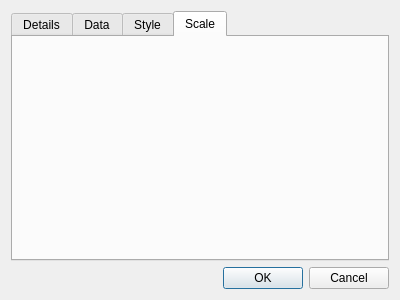
<?xml version="1.0" encoding="UTF-8"?>
<ui version="4.0">
 <class>overviewTrackSettingsDialog</class>
 <widget class="QDialog" name="overviewTrackSettingsDialog">
  <property name="geometry">
   <rect>
    <x>0</x>
    <y>0</y>
    <width>400</width>
    <height>300</height>
   </rect>
  </property>
  <property name="windowTitle">
   <string>Overview track settings</string>
  </property>
  <layout class="QVBoxLayout" name="verticalLayout">
   <item>
    <widget class="QTabWidget" name="overviewTabWidget">
     <property name="currentIndex">
      <number>3</number>
     </property>
     <widget class="QWidget" name="detailsTab">
      <attribute name="title">
       <string>Details</string>
      </attribute>
     </widget>
     <widget class="QWidget" name="dataTab">
      <attribute name="title">
       <string>Data</string>
      </attribute>
      <layout class="QVBoxLayout" name="verticalLayout_3">
       <item>
        <widget class="QWidget" name="dataWidget" native="true">
         <layout class="QGridLayout" name="gridLayout">
          <item row="0" column="0" colspan="3">
           <widget class="QRadioButton" name="plotLongestDataRadioButton">
            <property name="text">
             <string>Plot longest dataset</string>
            </property>
           </widget>
          </item>
          <item row="1" column="0" colspan="2">
           <widget class="QRadioButton" name="plotLongestWellLogRadioButton">
            <property name="text">
             <string>Plot longest well log</string>
            </property>
           </widget>
          </item>
          <item row="2" column="0" colspan="2">
           <widget class="QRadioButton" name="plotLongestOfTypeRadioButton">
            <property name="text">
             <string>Plot longest well log of type</string>
            </property>
           </widget>
          </item>
          <item row="2" column="2">
           <widget class="QComboBox" name="logTypeSelectionComboBox"/>
          </item>
          <item row="3" column="0">
           <widget class="QRadioButton" name="radioButton">
            <property name="text">
             <string>Plot log</string>
            </property>
           </widget>
          </item>
          <item row="3" column="1" colspan="2">
           <widget class="QComboBox" name="logSelectionComboBox"/>
          </item>
         </layout>
        </widget>
       </item>
       <item>
        <spacer name="verticalSpacer">
         <property name="orientation">
          <enum>Qt::Vertical</enum>
         </property>
         <property name="sizeHint" stdset="0">
          <size>
           <width>20</width>
           <height>108</height>
          </size>
         </property>
        </spacer>
       </item>
      </layout>
     </widget>
     <widget class="QWidget" name="styleTab">
      <attribute name="title">
       <string>Style</string>
      </attribute>
      <layout class="QVBoxLayout" name="verticalLayout_2">
       <item>
        <widget class="QScrollArea" name="curveScrollArea">
         <property name="widgetResizable">
          <bool>true</bool>
         </property>
         <widget class="QWidget" name="curveAreaWidget">
          <property name="geometry">
           <rect>
            <x>0</x>
            <y>0</y>
            <width>370</width>
            <height>219</height>
           </rect>
          </property>
          <layout class="QHBoxLayout" name="horizontalLayout_16">
           <item>
            <widget class="QTableWidget" name="curveTableWidget"/>
           </item>
          </layout>
         </widget>
        </widget>
       </item>
      </layout>
     </widget>
     <widget class="QWidget" name="scaleTab">
      <attribute name="title">
       <string>Scale</string>
      </attribute>
     </widget>
    </widget>
   </item>
   <item>
    <widget class="QDialogButtonBox" name="buttonBox">
     <property name="orientation">
      <enum>Qt::Horizontal</enum>
     </property>
     <property name="standardButtons">
      <set>QDialogButtonBox::Cancel|QDialogButtonBox::Ok</set>
     </property>
    </widget>
   </item>
  </layout>
 </widget>
 <resources/>
 <connections>
  <connection>
   <sender>buttonBox</sender>
   <signal>accepted()</signal>
   <receiver>overviewTrackSettingsDialog</receiver>
   <slot>accept()</slot>
   <hints>
    <hint type="sourcelabel">
     <x>248</x>
     <y>254</y>
    </hint>
    <hint type="destinationlabel">
     <x>157</x>
     <y>274</y>
    </hint>
   </hints>
  </connection>
  <connection>
   <sender>buttonBox</sender>
   <signal>rejected()</signal>
   <receiver>overviewTrackSettingsDialog</receiver>
   <slot>reject()</slot>
   <hints>
    <hint type="sourcelabel">
     <x>316</x>
     <y>260</y>
    </hint>
    <hint type="destinationlabel">
     <x>286</x>
     <y>274</y>
    </hint>
   </hints>
  </connection>
 </connections>
</ui>
